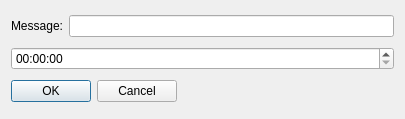
<?xml version="1.0" encoding="UTF-8"?>
<ui version="4.0">
 <class>Timer_options</class>
 <widget class="QDialog" name="Timer_options">
  <property name="geometry">
   <rect>
    <x>0</x>
    <y>0</y>
    <width>405</width>
    <height>119</height>
   </rect>
  </property>
  <property name="windowTitle">
   <string>Dialog</string>
  </property>
  <layout class="QVBoxLayout" name="verticalLayout_2">
   <item>
    <layout class="QHBoxLayout" name="horizontalLayout">
     <item>
      <widget class="QLabel" name="label">
       <property name="text">
        <string>Message:</string>
       </property>
      </widget>
     </item>
     <item>
      <widget class="QLineEdit" name="le_message"/>
     </item>
    </layout>
   </item>
   <item>
    <widget class="QTimeEdit" name="timeEdit">
     <property name="displayFormat">
      <string>HH:mm:ss</string>
     </property>
    </widget>
   </item>
   <item>
    <widget class="QDialogButtonBox" name="buttonBox">
     <property name="sizePolicy">
      <sizepolicy hsizetype="Fixed" vsizetype="Fixed">
       <horstretch>0</horstretch>
       <verstretch>0</verstretch>
      </sizepolicy>
     </property>
     <property name="orientation">
      <enum>Qt::Horizontal</enum>
     </property>
     <property name="standardButtons">
      <set>QDialogButtonBox::Cancel|QDialogButtonBox::Ok</set>
     </property>
    </widget>
   </item>
  </layout>
 </widget>
 <resources/>
 <connections>
  <connection>
   <sender>buttonBox</sender>
   <signal>accepted()</signal>
   <receiver>Timer_options</receiver>
   <slot>accept()</slot>
   <hints>
    <hint type="sourcelabel">
     <x>248</x>
     <y>254</y>
    </hint>
    <hint type="destinationlabel">
     <x>157</x>
     <y>274</y>
    </hint>
   </hints>
  </connection>
  <connection>
   <sender>buttonBox</sender>
   <signal>rejected()</signal>
   <receiver>Timer_options</receiver>
   <slot>reject()</slot>
   <hints>
    <hint type="sourcelabel">
     <x>316</x>
     <y>260</y>
    </hint>
    <hint type="destinationlabel">
     <x>286</x>
     <y>274</y>
    </hint>
   </hints>
  </connection>
 </connections>
</ui>
